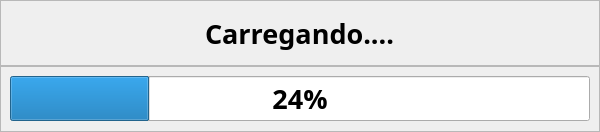
<?xml version="1.0" encoding="UTF-8"?>
<ui version="4.0">
 <class>Carregamento</class>
 <widget class="QDialog" name="Carregamento">
  <property name="geometry">
   <rect>
    <x>0</x>
    <y>0</y>
    <width>600</width>
    <height>132</height>
   </rect>
  </property>
  <property name="font">
   <font>
    <family>Segoe UI Semibold</family>
    <pointsize>20</pointsize>
    <bold>true</bold>
   </font>
  </property>
  <property name="windowTitle">
   <string>Carregando o sistema</string>
  </property>
  <layout class="QVBoxLayout" name="verticalLayout">
   <property name="spacing">
    <number>0</number>
   </property>
   <property name="leftMargin">
    <number>0</number>
   </property>
   <property name="topMargin">
    <number>0</number>
   </property>
   <property name="rightMargin">
    <number>0</number>
   </property>
   <property name="bottomMargin">
    <number>0</number>
   </property>
   <item>
    <widget class="QFrame" name="frm_Texto">
     <property name="minimumSize">
      <size>
       <width>600</width>
       <height>0</height>
      </size>
     </property>
     <property name="maximumSize">
      <size>
       <width>600</width>
       <height>16777215</height>
      </size>
     </property>
     <property name="frameShape">
      <enum>QFrame::Shape::StyledPanel</enum>
     </property>
     <property name="frameShadow">
      <enum>QFrame::Shadow::Raised</enum>
     </property>
     <layout class="QHBoxLayout" name="horizontalLayout">
      <item alignment="Qt::AlignmentFlag::AlignHCenter">
       <widget class="QLabel" name="lb_Carregamento">
        <property name="text">
         <string>Carregando....</string>
        </property>
       </widget>
      </item>
     </layout>
    </widget>
   </item>
   <item>
    <widget class="QFrame" name="frm_Barra_Progresso">
     <property name="frameShape">
      <enum>QFrame::Shape::StyledPanel</enum>
     </property>
     <property name="frameShadow">
      <enum>QFrame::Shadow::Raised</enum>
     </property>
     <layout class="QHBoxLayout" name="horizontalLayout_2">
      <item>
       <widget class="QProgressBar" name="progressBar">
        <property name="value">
         <number>24</number>
        </property>
       </widget>
      </item>
     </layout>
    </widget>
   </item>
  </layout>
 </widget>
 <resources/>
 <connections/>
</ui>
